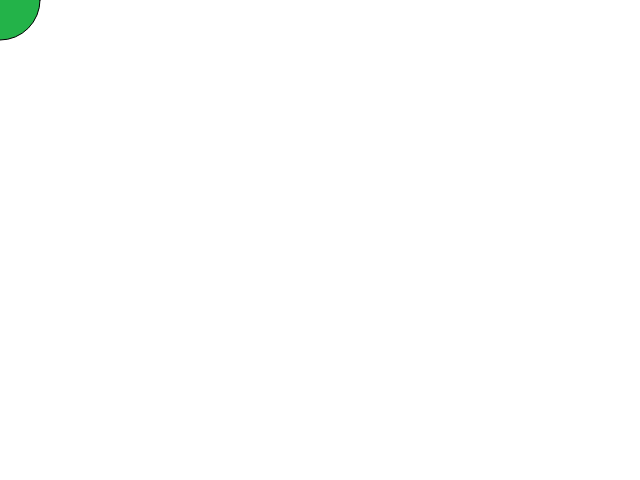
Frame 1 (no input)
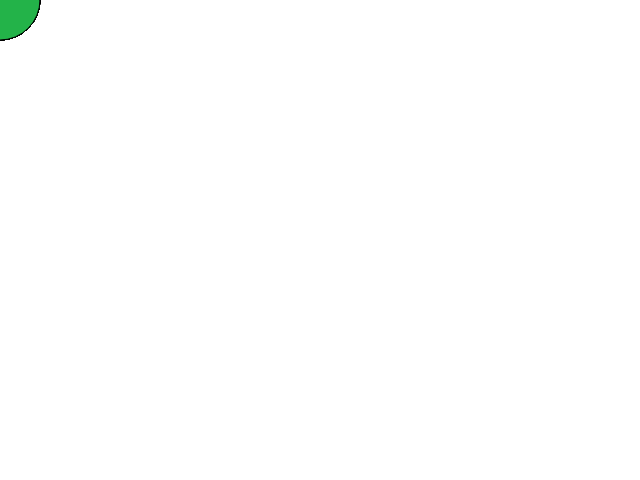
Frame 60 (no input)
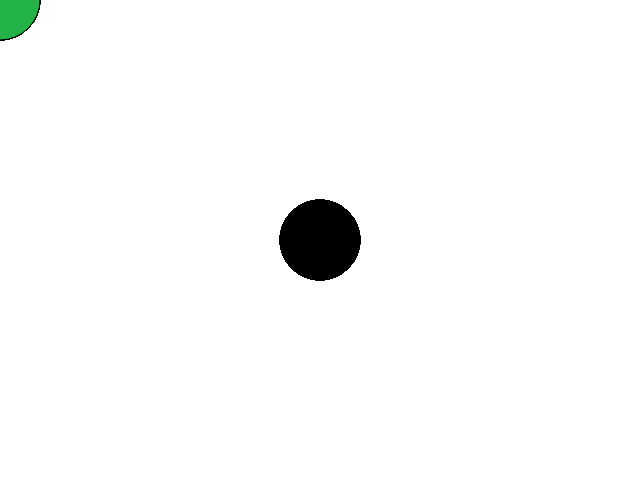
Frame 120 (the mouse pressed at the canvas centre since frame 60)

The p5.js sketch that drew these frames (run headless with seeded random() and noise() and a simulated clock; from frame 60 on, the mouse is pressed at the canvas centre):

// p5.js sketch
// ── sketch.js
function setup() {
	  createCanvas(640, 480);
}

function draw() {
  if (mouseIsPressed) {
    fill(0);
  } else {
    fill(35, 179, 73);
  }
  ellipse(mouseX, mouseY, 80, 80);
}
